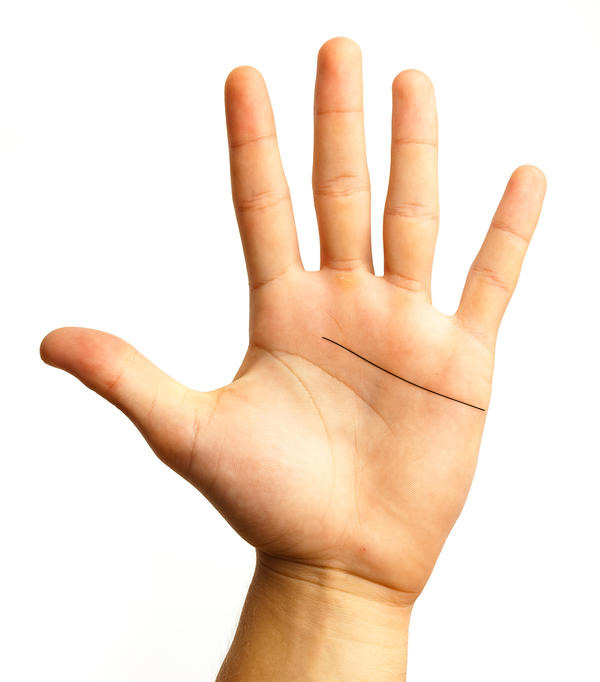
#> input picture seg.jpg, 600 x 682 px
$ jupyter execute last.ipynb
#> lines starting #> are read from the running program, lines starting #| are printed output that depends on the picture; after the words box and inside, x2 and y2 are one past the last pixel; in counts of white or black regions, pixels touching at a corner belong together
[cell 1]
import numpy as np
from matplotlib import pyplot as plt
from skimage.util import random_noise

from PIL import Image

[cell 2]
to_gray = lambda img:np.sum(img.copy() * [.299,.587,.114], axis=-1)

[cell 3]
def histogram(x):
    counter = dict(zip(np.arange(256),np.zeros(256).astype(int)))
    for i in x:
        counter[i//1] +=1
    return np.array(list(counter.values())),np.array(list(counter.keys()))

cumsum = lambda x:np.array([sum(x[:i+1]) for i in range(len(x))])

[cell 4]
img = Image.open('seg.jpg')
#> img is the input picture: PIL image 600x682 RGB; mean R, G, B 245.8, 226.6, 210.2
img_g = to_gray(np.array(img)).astype(int)
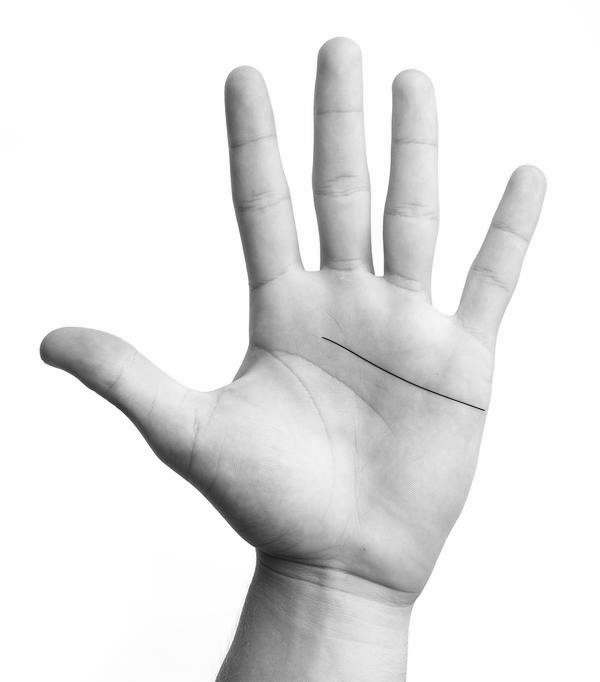
#> img_g: shape (682, 600) int64; min 5, max 255, mean 230.3

[cell 5]
plt.imshow(img_g,cmap="gray")

[cell 6]
# Histograma original
hist,vals = histogram(img_g.flatten())
#> after the loop in histogram, `for i in x:`: counter = 256 items
#> hist = 256 values, max 239534 at index 255, min 0 at index 0, mean 1598.4; vals = 256 values from 0 to 255
pixels = len(img_g.flatten())
#> pixels = 409200

plt.bar(vals,hist/pixels)
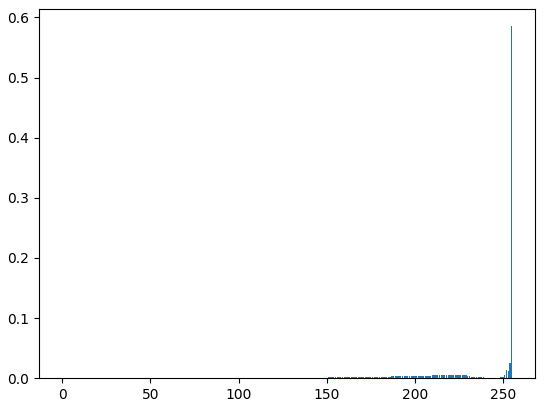
#> figure drawn by matplotlib, 1 panel; tallest bar 0.585 high, from x = 254.6 to 255.4

[cell 7]
p = hist/pixels
#> p = 256 values, max 0.585 at index 255, min 0 at index 0, mean 0.00391

[cell 8]
var_hist = []

for i in range(1,254):
    ut = np.mean(p)
    u1 = np.mean(p[:i])
    u2 = np.mean(p[i:])

    w1 = np.sum(p[:i])
    w2 = np.sum(p[i:])

    var = (w1*(u1-ut)**2 + w2*(u2-ut)**2)**.5

    var_hist.append(var)
#> this loop made 253 passes
#> (u1, u2, w1, w2, var) on passes 1 to 3: (0, 0.00392, 0, 1, 1.53e-05), (0, 0.00394, 0, 1, 3.08e-05), (0, 0.00395, 0, 1, 4.63e-05)
#> after the loop, var_hist = 253 values from 1.53e-05 to 0.161

[cell 9]
np.argmax(var_hist)
#> Out = 252

[cell 10]
img_seg = img_g.copy()
th = np.argmax(var_hist)
#> th = 252
img_seg[img_seg < th] = 0
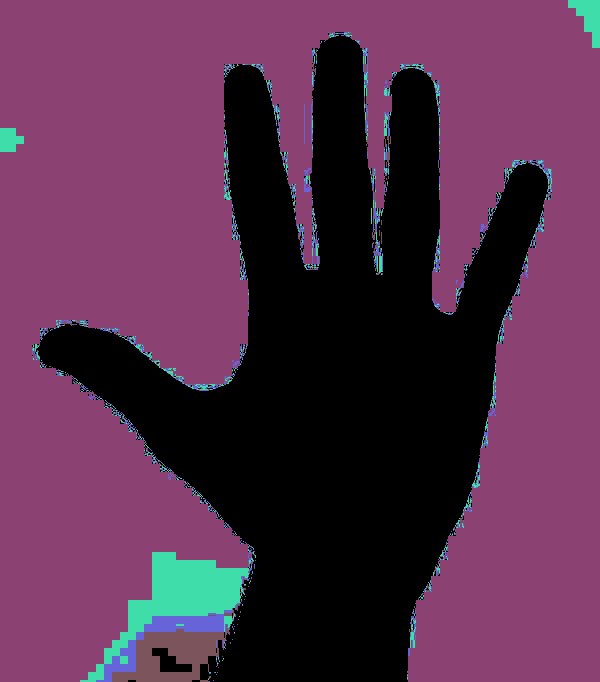
#> img_seg: shape (682, 600) int64; 5 distinct labels, from 0 to 255; one colour per label, 0 black
img_seg[img_seg >= th] = 1
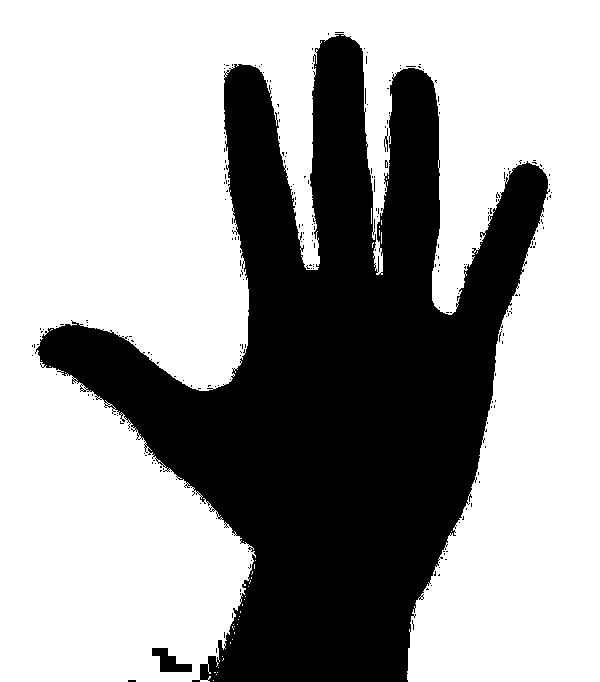
#> img_seg: shape (682, 600) int64; values 0 (black) and 1 (white), 63.6% white; 248 black regions (245 under 20 px), largest, box (x1, y1, x2, y2) and area: (35, 34, 550, 682) 147529, (152, 648, 192, 672) 512, (384, 128, 388, 152) 44
plt.imshow(img_seg,cmap="gray")
